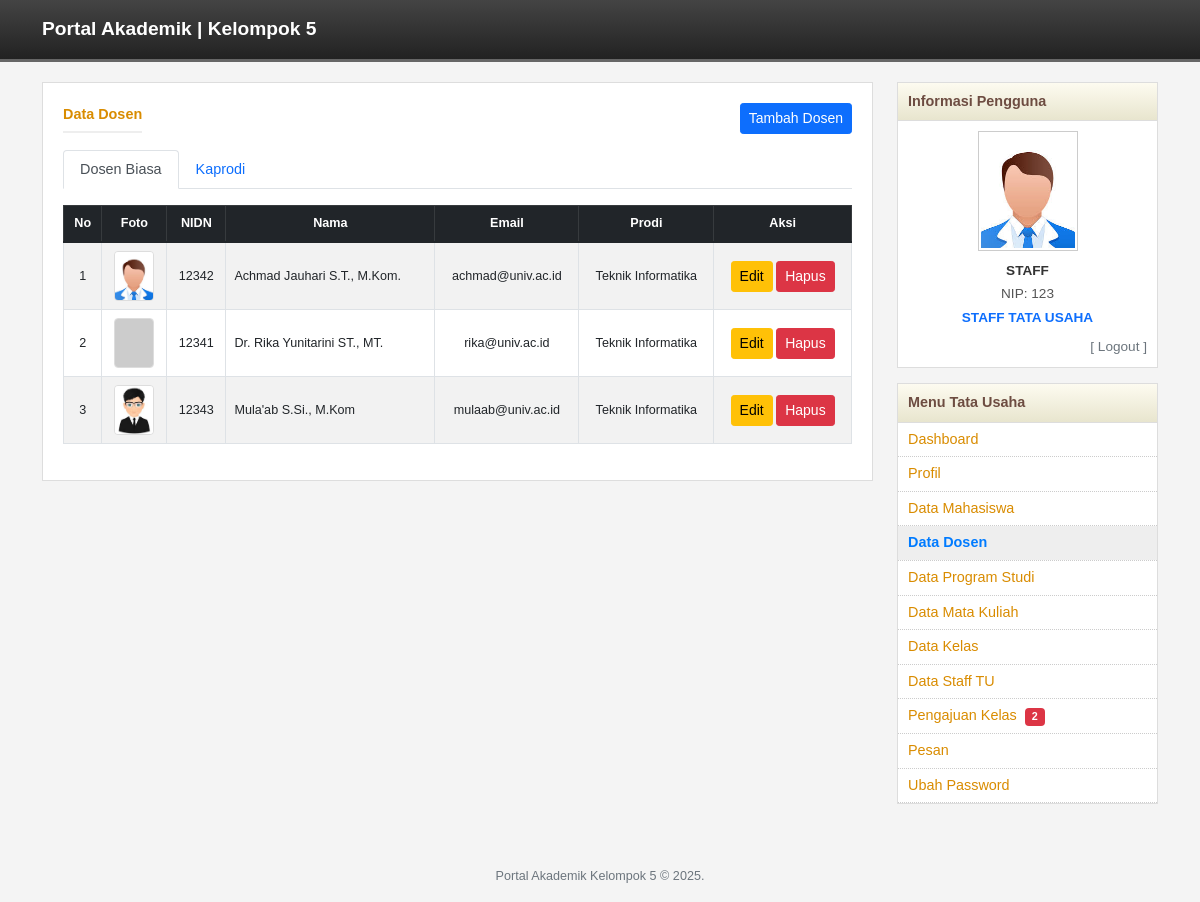
The page /tu/dosen.php (signed in) on the database its author committed.
### tables this page shows
CREATE TABLE `dosen` (
  `id` int(11) NOT NULL,
  `nidn` varchar(20) NOT NULL,
  `nama` varchar(100) NOT NULL,
  `password` varchar(255) NOT NULL,
  `email` varchar(100) DEFAULT NULL,
  `foto` varchar(255) DEFAULT NULL,
  `jabatan` enum('Dosen','Kaprodi') DEFAULT 'Dosen',
  `prodi` varchar(50) DEFAULT NULL,
  `created_at` timestamp NULL DEFAULT current_timestamp()
);

CREATE TABLE `tata_usaha` (
  `id` int(11) NOT NULL,
  `nip` varchar(20) NOT NULL,
  `nama` varchar(100) NOT NULL,
  `password` varchar(255) NOT NULL,
  `email` varchar(100) DEFAULT NULL,
  `created_at` timestamp NULL DEFAULT current_timestamp(),
  `foto` varchar(255) DEFAULT NULL
);

### tu/dosen.php (the view, shortened to what this page needs)
<?php
require_once "../config/database.php";
$dosenBiasa = $pdo->query("SELECT * FROM dosen WHERE jabatan = 'Dosen' ORDER BY nama ASC")->fetchAll();
?>
<!DOCTYPE html>
<html lang="id">
<head>
    <link href="https://cdn.jsdelivr.net/npm/bootstrap@5.1.3/dist/css/bootstrap.min.css" rel="stylesheet">
    <link rel="stylesheet" href="../assets/css/style.css">
</head>
<body>
<?php include "../header.php"; ?>
<div class="container">
    <div class="row">
        <div class="col-md-9">
            <div class="content-box">
                <div class="d-flex justify-content-between align-items-center mb-3">
                    <div class="msg-header mb-0">Data Dosen</div>
                    <a href="dosen_form.php" class="btn btn-primary btn-sm">Tambah Dosen</a>
                </div>
                <ul class="nav nav-tabs mb-3" id="dosenTab" role="tablist">
                    <li class="nav-item">
                        <button class="nav-link active" id="biasa-tab" data-bs-toggle="tab" data-bs-target="#biasa" type="button">Dosen Biasa</button>
                    </li>
                    <li class="nav-item">
                        <button class="nav-link" id="kaprodi-tab" data-bs-toggle="tab" data-bs-target="#kaprodi" type="button">Kaprodi</button>
                    </li>
                </ul>
                <div class="tab-content" id="dosenTabContent">
                    <div class="tab-pane fade show active" id="biasa">
                        <div class="table-responsive">
                            <table class="table table-bordered table-striped table-hover small align-middle text-center">
                                <thead class="table-dark">
                                    <tr><th>No</th><th>Foto</th><th>NIDN</th><th>Nama</th><th>Email</th><th>Prodi</th><th>Aksi</th></tr>
                                </thead>
                                <tbody>
                                    <?php $no=1; foreach($dosenBiasa as $row): ?>
                                    <?php $fotoUrl = (!empty($row['foto']) && file_exists("../assets/img/uploads/".$row['foto'])) ? "../assets/img/uploads/".$row['foto'] : "https://via.placeholder.com/40x50.png?text=FOTO"; ?>
                                    <tr>
                                        <td><?= $no++ ?></td>
                                        <td><img src="<?= $fotoUrl ?>" class="table-foto"></td>
                                        <td><?= htmlspecialchars($row['nidn']) ?></td>
                                        <td class="text-start"><?= htmlspecialchars($row['nama']) ?></td>
                                        <td><?= htmlspecialchars($row['email']) ?></td>
                                        <td><?= htmlspecialchars($row['prodi']) ?></td>
                                        <td>
                                            <a href="dosen_form.php?id=<?= $row['id'] ?>" class="btn btn-warning btn-sm">Edit</a>
                                            <form method="POST" style="display:inline;" onsubmit="return confirm('Hapus data ini?');">
                                                <button class="btn btn-danger btn-sm">Hapus</button>
                                            </form>
                                        </td>
                                    </tr>
                                    <?php endforeach; ?>
                                </tbody>
                            </table>
                        </div>
                    </div>
                </div>
            </div>
        </div>
        <div class="col-md-3">
            <?php include "sidebar.php"; ?>
        </div>
    </div>
</div>
<?php include "../footer.php"; ?>
</body>
</html>

### tu/sidebar.php
<?php
$currentPage = basename($_SERVER['PHP_SELF']);
$user = $_SESSION['user'];
$nama = htmlspecialchars($user['nama']);
$nip = htmlspecialchars($user['username']);
global $pdo;
$stmtFoto = $pdo->prepare("SELECT foto FROM tata_usaha WHERE id = ?");
$stmtFoto->execute([$user['id']]);
$fotoDb = $stmtFoto->fetchColumn();
$fotoProfil = (!empty($fotoDb) && file_exists("../assets/img/uploads/$fotoDb")) ? "../assets/img/uploads/$fotoDb" : "https://via.placeholder.com/100x120.png?text=STAFF+TU";
$cntPending = $pdo->query("SELECT COUNT(*) FROM pengajuan_tambah_kelas WHERE status='approved'")->fetchColumn();
?>
<div class="sidebar-box">
    <div class="sidebar-header">Informasi Pengguna</div>
    <div class="sidebar-content">
        <div class="profile-img-box">
            <img src="<?= $fotoProfil ?>" alt="Foto Profil" class="profile-img">
        </div>
        <div class="profile-info">
            <div class="profile-name"><?= $nama ?></div>
            <div class="mb-1">NIP: <?= $nip ?></div>
            <div class="fw-bold text-primary">STAFF TATA USAHA</div>
            <div class="mt-2 text-end"><a href="../logout.php" class="text-secondary text-decoration-none">[ Logout ]</a></div>
        </div>
    </div>
</div>
<div class="sidebar-box">
    <div class="sidebar-header">Menu Tata Usaha</div>
    <ul class="menu-list">
        <li><a href="dashboard.php" class="<?= $currentPage == 'dashboard.php' ? 'menu-active' : 'menu-default' ?>">Dashboard</a></li>
        <li><a href="profil.php" class="<?= $currentPage == 'profil.php' ? 'menu-active' : 'menu-default' ?>">Profil</a></li>
        <li><a href="mahasiswa.php" class="<?= strpos($currentPage, 'mahasiswa') !== false ? 'menu-active' : 'menu-default' ?>">Data Mahasiswa</a></li>
        <li><a href="dosen.php" class="<?= strpos($currentPage, 'dosen') !== false ? 'menu-active' : 'menu-default' ?>">Data Dosen</a></li>
        <li><a href="prodi.php" class="<?= strpos($currentPage, 'prodi') !== false ? 'menu-active' : 'menu-default' ?>">Data Program Studi</a></li>
        <li><a href="matakuliah.php" class="<?= strpos($currentPage, 'matakuliah') !== false ? 'menu-active' : 'menu-default' ?>">Data Mata Kuliah</a></li>
        <li><a href="kelas.php" class="<?= strpos($currentPage, 'kelas') !== false ? 'menu-active' : 'menu-default' ?>">Data Kelas</a></li>
        <li><a href="staff.php" class="<?= strpos($currentPage, 'staff') !== false ? 'menu-active' : 'menu-default' ?>">Data Staff TU</a></li>
        <li>
            <a href="pengajuan.php" class="<?= $currentPage == 'pengajuan.php' ? 'menu-active' : 'menu-default' ?>">
                Pengajuan Kelas
                <?php if($cntPending > 0): ?>
                    <span class="badge bg-danger ms-1"><?= $cntPending ?></span>
                <?php endif; ?>
            </a>
        </li>
        <li>
            <a href="pesan.php" class="<?= $currentPage == 'pesan.php' ? 'menu-active' : 'menu-default' ?>">
                Pesan
            </a>
        </li>
        <li><a href="ubah_password.php" class="<?= $currentPage == 'ubah_password.php' ? 'menu-active' : 'menu-default' ?>">Ubah Password</a></li>
    </ul>
</div>

### assets/css/style.css (style rules this page uses)
body { background-color: #f4f4f4; font-family: sans-serif; font-size: 0.9rem; }
.sidebar-box { background: white; border: 1px solid #ddd; margin-bottom: 15px; }
.sidebar-header { background: linear-gradient(to bottom, #fdfbf0, #e8e5ce); padding: 8px 10px; font-weight: bold; color: #6d4c41; border-bottom: 1px solid #ddd; }
.sidebar-content { padding: 10px; }
.menu-list { list-style: none; padding: 0; margin: 0; }
.menu-list li { border-bottom: 1px dotted #ccc; }
.menu-list li a { display: block; padding: 6px 10px; text-decoration: none; transition: 0.2s; }
.menu-active { font-weight: bold; color: #007bff !important; background-color: #eee; }
.menu-default { color: #d98c00; }
.profile-img-box { text-align: center; margin-bottom: 10px; }
.profile-img { width: 100px; height: 120px; object-fit: cover; border: 1px solid #ccc; padding: 2px; background: white; }
.profile-info { text-align: center; font-size: 0.85rem; color: #555; }
.profile-name { font-weight: bold; color: #333; margin-bottom: 2px; text-transform: uppercase; }
.content-box { background: white; border: 1px solid #ddd; padding: 20px; margin-bottom: 20px; }
.msg-header { font-weight: bold; color: #d98c00; margin-bottom: 15px; border-bottom: 2px solid #eee; padding-bottom: 5px; }
.table-foto { width: 40px; height: 50px; object-fit: cover; border-radius: 4px; border: 1px solid #ddd; }

### tu/dosen.php (style rules this page uses)
.table-foto { width: 40px; height: 50px; object-fit: cover; border-radius: 4px; border: 1px solid #ddd; }

### rows shown on the page
dosen: foto (picture), nidn "12342", nama "Achmad Jauhari S.T., M.Kom.", email "achmad@univ.ac.id", prodi "Teknik Informatika"
dosen: nidn "12341", nama "Dr. Rika Yunitarini ST., MT.", email "rika@univ.ac.id", prodi "Teknik Informatika"
dosen: foto (picture), nidn "12343", nama "Mula'ab S.Si., M.Kom", email "mulaab@univ.ac.id", prodi "Teknik Informatika"
tata_usaha: foto (picture)

### other values the page prints
$nama "STAFF"
$nip "123"
$cntPending "2"
